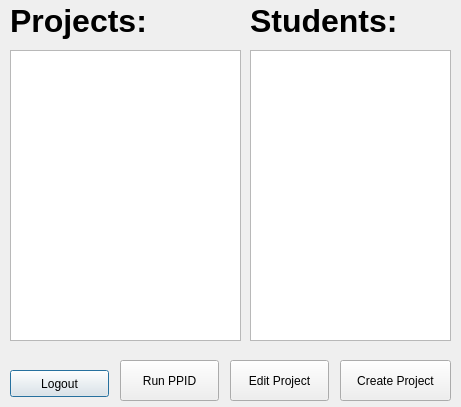
<?xml version="1.0" encoding="UTF-8"?>
<ui version="4.0">
 <class>adminControl</class>
 <widget class="QDialog" name="adminControl">
  <property name="geometry">
   <rect>
    <x>0</x>
    <y>0</y>
    <width>461</width>
    <height>407</height>
   </rect>
  </property>
  <property name="windowTitle">
   <string>Dialog</string>
  </property>
  <widget class="QPushButton" name="LogoutButton">
   <property name="geometry">
    <rect>
     <x>10</x>
     <y>370</y>
     <width>99</width>
     <height>27</height>
    </rect>
   </property>
   <property name="text">
    <string>Logout</string>
   </property>
  </widget>
  <widget class="QListWidget" name="ProjectList">
   <property name="geometry">
    <rect>
     <x>10</x>
     <y>50</y>
     <width>231</width>
     <height>291</height>
    </rect>
   </property>
  </widget>
  <widget class="QPushButton" name="CreateProject">
   <property name="geometry">
    <rect>
     <x>340</x>
     <y>360</y>
     <width>111</width>
     <height>41</height>
    </rect>
   </property>
   <property name="text">
    <string>Create Project</string>
   </property>
  </widget>
  <widget class="QPushButton" name="EditProject">
   <property name="geometry">
    <rect>
     <x>230</x>
     <y>360</y>
     <width>99</width>
     <height>41</height>
    </rect>
   </property>
   <property name="text">
    <string>Edit Project</string>
   </property>
  </widget>
  <widget class="QPushButton" name="RunPPID">
   <property name="geometry">
    <rect>
     <x>120</x>
     <y>360</y>
     <width>99</width>
     <height>41</height>
    </rect>
   </property>
   <property name="text">
    <string>Run PPID</string>
   </property>
  </widget>
  <widget class="QListWidget" name="StudentList">
   <property name="geometry">
    <rect>
     <x>250</x>
     <y>50</y>
     <width>201</width>
     <height>291</height>
    </rect>
   </property>
  </widget>
  <widget class="QLabel" name="ProjectLabel">
   <property name="geometry">
    <rect>
     <x>10</x>
     <y>0</y>
     <width>161</width>
     <height>41</height>
    </rect>
   </property>
   <property name="font">
    <font>
     <pointsize>24</pointsize>
     <weight>75</weight>
     <bold>true</bold>
    </font>
   </property>
   <property name="text">
    <string>Projects:</string>
   </property>
  </widget>
  <widget class="QLabel" name="StudentLabel">
   <property name="geometry">
    <rect>
     <x>250</x>
     <y>0</y>
     <width>151</width>
     <height>41</height>
    </rect>
   </property>
   <property name="font">
    <font>
     <pointsize>24</pointsize>
     <weight>75</weight>
     <bold>true</bold>
    </font>
   </property>
   <property name="text">
    <string>Students:</string>
   </property>
  </widget>
 </widget>
 <resources/>
 <connections/>
</ui>
